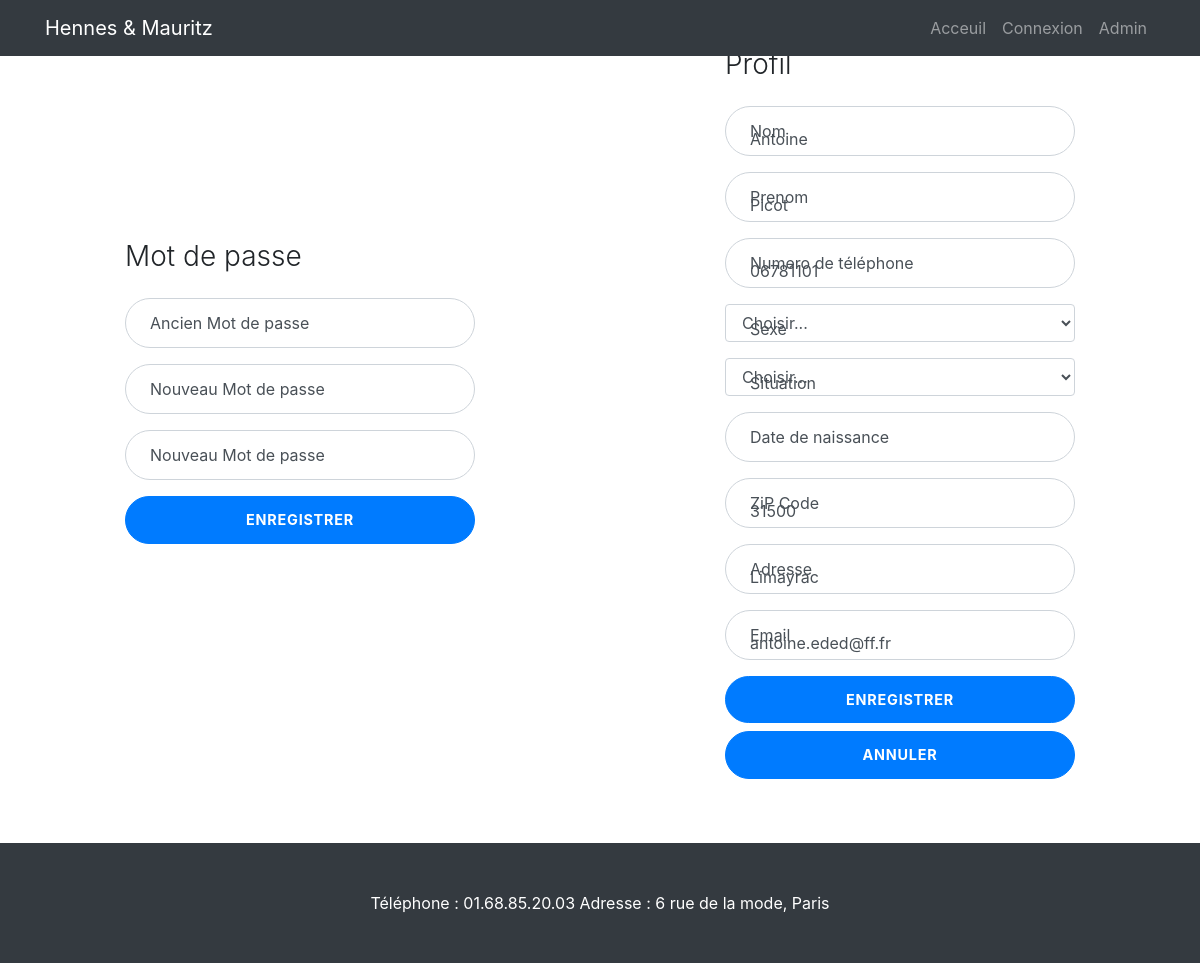
The page /Client/ProfilUtilisateur.php (signed in) on the database its author committed.
### tables this page shows
CREATE TABLE `compte` (
  `id` int(100) NOT NULL,
  `type` varchar(10) NOT NULL,
  `email` varchar(50) NOT NULL,
  `password` varchar(20) NOT NULL,
  `nom` varchar(50) NOT NULL,
  `prenom` varchar(20) NOT NULL,
  `numero` varchar(8) NOT NULL,
  `sexe` varchar(10) DEFAULT NULL,
  `zip` varchar(5) NOT NULL,
  `adresse` varchar(100) NOT NULL,
  `situation` varchar(10) DEFAULT NULL,
  `date_naissance` date DEFAULT NULL
);

### Client/ProfilUtilisateur.php (the view, shortened to what this page needs)
<?php
$servername = "localhost";
$username = "root";
$password = "";
$dbname = "ecommerce";
$connect = mysqli_connect($servername, $username, $password, $dbname);
    $mail = $_SESSION['email'];
    $sql = "SELECT type, nom, prenom, numero, zip, adresse, password, email, sexe, situation, date_naissance FROM compte WHERE email='$mail'";
    $result = mysqli_query($connect, $sql);
        if (mysqli_num_rows($result) >0) {
            $row = mysqli_fetch_assoc($result);
        }
        $nom = $row['nom'];
        $prenom = $row['prenom'];
        $numero = $row['numero'];
        $zip = $row['zip'];
        $adresse = $row['adresse'];
        $email = $row['email'];
        $sexe = $row['sexe'];
        $situation = $row['situation'];
        $date_naissance = $row['date_naissance'];
?>
<html>
    <head>
        <link href="css/bootstrap.min.css" rel="stylesheet">
        <link href="css/logIn.css" rel="stylesheet">
    </head>
    <body>
        <nav class="navbar navbar-expand-lg navbar-dark bg-dark fixed-top">
          <div class="container">
            <a class="navbar-brand" href="http://localhost/EcommercePhp/Acceuil/index.html">Hennes & Mauritz</a>
            <div class="collapse navbar-collapse" id="navbarResponsive">
              <ul class="navbar-nav ml-auto">
                <li class="nav-item">
                  <a class="nav-link" href="http://localhost/EcommercePhp/Acceuil/index.html">Acceuil</a>
                </li>
                <li class="nav-item">
                  <a class="nav-link" href="http://localhost/EcommercePhp/Connexion/Log.php">Connexion</a>
                </li>
                <li class="nav-item">
                  <a class="nav-link" href="http://localhost/EcommercePhp/Admin/index.html">Admin</a>
                </li>
              </ul>
            </div>
          </div>
        </nav>
        <div class="container-fluid">
        <div class="row no-gutter">
            <div class="col-md-8 col-lg-6">
              <div class="login d-flex align-items-center py-5">
                <div class="container">
                   <div class="row">
                        <div class="col-md-9 col-lg-8 mx-auto">
                         <h3 class="login-heading mb-4">Mot de passe</h3>
                         <form action="http://localhost/EcommercePhp/Client/checkupProfil.php?value=pass" method="POST" >
                             <div class="form-label-group">
                                <label for="inputOldPassword">Ancien Mot de passe</label>
                                <input type="password" name="inputOldPassword" id="inputOldPassword" class="form-control" placeholder="Ancien Mot de passe" required autofocus>
                             </div>
                             <div class="form-label-group">
                                <label for="inputNewPassword">Nouveau Mot de passe</label>
                                <input type="password" name="inputNewPassword" id="inputNewPassword" class="form-control" placeholder="Nouveau Mot de passe" required autofocus>
                             </div>
                             <div class="form-label-group">
                                <label for="inputR_NewPassword">Nouveau Mot de passe</label>
                                <input type="password" name="inputR_NewPassword" id="inputR_NewPassword" class="form-control" placeholder="Nouveau Mot de passe" required autofocus>
                             </div>
                             <button class="btn btn-lg btn-primary btn-block btn-login text-uppercase font-weight-bold mb-2" type="submit">Enregistrer</button>
                         </form>
                        </div>
                    </div>
                </div>
             </div>
            </div>
          <div class="col-md-8 col-lg-6">
            <div class="login d-flex align-items-center py-5">
              <div class="container">
                <div class="row">
                  <div class="col-md-9 col-lg-8 mx-auto">
                    <h3 class="login-heading mb-4">Profil</h3>
                    <form action="http://localhost/EcommercePhp/Client/checkupProfil.php?value=modifier" method="POST" >
                      <div class="form-label-group">
                         <label for="inputNom">Nom</label>
                        <input type="text" name="inputNom" id="inputNom" class="form-control" value="<?php echo $nom; ?>" required autofocus>
                      </div>
                      <div class="form-label-group">
                        <label for="inputPrenom">Prenom</label>
                        <input type="text" name="inputPrenom" id="inputPrenom" class="form-control" value="<?php echo $prenom; ?>" required autofocus>
                      </div>
                      <div class="form-label-group">
                        <label for="inputNumero">Numero de téléphone</label>
                        <input type="int" name="inputNumero" id="inputNumero" class="form-control" value="<?php echo $numero; ?>" required  autofocus>
                      </div>
                       <div class="form-label-group">
                        <label for="inputSexe">Sexe </label>
                        <select name=inputSexe id="inputSexe" class="form-control">
                               <?php
                               switch ($sexe) {
                                       ?>
                                       <?php
                                   default:
                                       ?>
                                       <option selected <option value="">Choisir...</option>
                                       <?php
                                       break;
                               }
                               ?>
                           </select>
                      </div>
                      <div class="form-label-group">
                           <label for="inputSituation">Situation </label>
                           <select name=inputSituation id="inputSituation" class="form-control">
                               <?php
                               switch ($situation) {
                                       ?>
                                       <?php
                                   default:
                                       ?>
                                       <option selected value="">Choisir...</option>
                                       <?php
                                       break;
                               }
                               ?>
                           </select>
                       </div>
                       <div class="form-label-group">
                        <label for="inputDate_naissance">Date de naissance </label>
                        <input type="text" name="inputDate_naissance" id="inputDate_naissance" class="form-control" value="<?php echo $date_naissance; ?>" autofocus>
                      </div>
                      <div class="form-label-group">
                        <label for="inputZip">ZiP Code</label>
                        <input type="text" name="inputZip" id="inputZip" class="form-control" value="<?php echo $zip; ?>" required autofocus>
                      </div>
                       <div class="form-label-group">
                         <label for="inputAdresse">Adresse</label>
                         <input type="text" name="inputAdresse" id="inputAdresse" class="form-control" value="<?php echo $adresse; ?>" required autofocus>
                       </div>
                      <div class="form-label-group">
                        <label for="inputEmail">Email</label>
                        <input type="email" name="inputEmail" id="inputEmail" class="form-control" value="<?php echo $email; ?>" required autofocus>
                      </div>
                      <button class="btn btn-lg btn-primary btn-block btn-login text-uppercase font-weight-bold mb-2" type="submit">Enregistrer</button>
                      <a href="http://localhost/EcommercePhp/Client/index.php" class="btn btn-lg btn-primary btn-block btn-login text-uppercase font-weight-bold mb-2" type="button">Annuler</a>
                    </form>
                  </div>
                </div>
              </div>
            </div>
          </div>
        </div>
      </div>
        <footer class="py-5 bg-dark">
        <div class="container">
          <p class="m-0 text-center text-white">Téléphone : 01.68.85.20.03          Adresse : 6 rue de la mode, Paris</p>
        </div>
        </footer>
    </body>
</html>

### Connexion/css/Login.css (style rules this page uses)
:root { --input-padding-x: 1.5rem; --input-padding-y: 0.75rem; }
.login, .image { min-height: 100vh; }
.login-heading { font-weight: 300; }
.btn-login { font-size: 0.9rem; letter-spacing: 0.05rem; padding: 0.75rem 1rem; border-radius: 2rem; }
.form-label-group { position: relative; margin-bottom: 1rem; }
.form-label-group>input, .form-label-group>label { padding: var(--input-padding-y) var(--input-padding-x); height: auto; border-radius: 2rem; }
.form-label-group>label { position: absolute; top: 0; left: 0; display: block; width: 100%; margin-bottom: 0; line-height: 1.5; color: #495057; cursor: text; border: 1px solid transparent; border-radius: .25rem; transition: all .1s ease-in-out; }
.form-label-group input::placeholder { color: transparent; }
.form-label-group input:not(:placeholder-shown) { padding-top: calc(var(--input-padding-y) + var(--input-padding-y) * (2 / 3)); padding-bottom: calc(var(--input-padding-y) / 3); }

### rows shown on the page
compte: inputNom "Antoine", inputPrenom "Picot", inputNumero "06781101", inputZip "31500", inputAdresse "Limayrac", inputEmail "antoine.eded@ff.fr"
